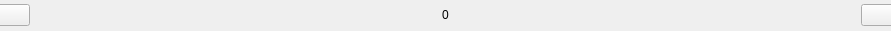
   <widget class="QWidget" name="widgetTop" native="true">
    <property name="geometry">
     <rect>
      <x>10</x>
      <y>0</y>
      <width>891</width>
      <height>31</height>
     </rect>
    </property>
    <property name="sizePolicy">
     <sizepolicy hsizetype="Preferred" vsizetype="Preferred">
      <horstretch>0</horstretch>
      <verstretch>0</verstretch>
     </sizepolicy>
    </property>
    <property name="maximumSize">
     <size>
      <width>16777215</width>
      <height>45</height>
     </size>
    </property>
    <widget class="QWidget" name="layoutWidget">
     <property name="geometry">
      <rect>
       <x>-10</x>
       <y>0</y>
       <width>911</width>
       <height>31</height>
      </rect>
     </property>
     <layout class="QGridLayout" name="gridLayout_4">
      <item row="0" column="1">
       <spacer name="horizontalSpacer_4">
        <property name="orientation">
         <enum>Qt::Horizontal</enum>
        </property>
        <property name="sizeHint" stdset="0">
         <size>
          <width>40</width>
          <height>20</height>
         </size>
        </property>
       </spacer>
      </item>
      <item row="0" column="2">
       <widget class="QLabel" name="labTitle">
        <property name="enabled">
         <bool>true</bool>
        </property>
        <property name="sizePolicy">
         <sizepolicy hsizetype="Expanding" vsizetype="Fixed">
          <horstretch>0</horstretch>
          <verstretch>0</verstretch>
         </sizepolicy>
        </property>
        <property name="text">
         <string>0</string>
        </property>
        <property name="alignment">
         <set>Qt::AlignCenter</set>
        </property>
       </widget>
      </item>
      <item row="0" column="0">
       <widget class="QPushButton" name="btnReturn">
        <property name="sizePolicy">
         <sizepolicy hsizetype="Fixed" vsizetype="Minimum">
          <horstretch>0</horstretch>
          <verstretch>0</verstretch>
         </sizepolicy>
        </property>
        <property name="text">
         <string/>
        </property>
       </widget>
      </item>
      <item row="0" column="4">
       <widget class="QPushButton" name="btnClose">
        <property name="sizePolicy">
         <sizepolicy hsizetype="Fixed" vsizetype="Fixed">
          <horstretch>0</horstretch>
          <verstretch>0</verstretch>
         </sizepolicy>
        </property>
        <property name="text">
         <string/>
        </property>
       </widget>
      </item>
      <item row="0" column="3">
       <spacer name="horizontalSpacer_5">
        <property name="orientation">
         <enum>Qt::Horizontal</enum>
        </property>
        <property name="sizeHint" stdset="0">
         <size>
          <width>40</width>
          <height>20</height>
         </size>
        </property>
       </spacer>
      </item>
     </layout>
    </widget>
   </widget>
